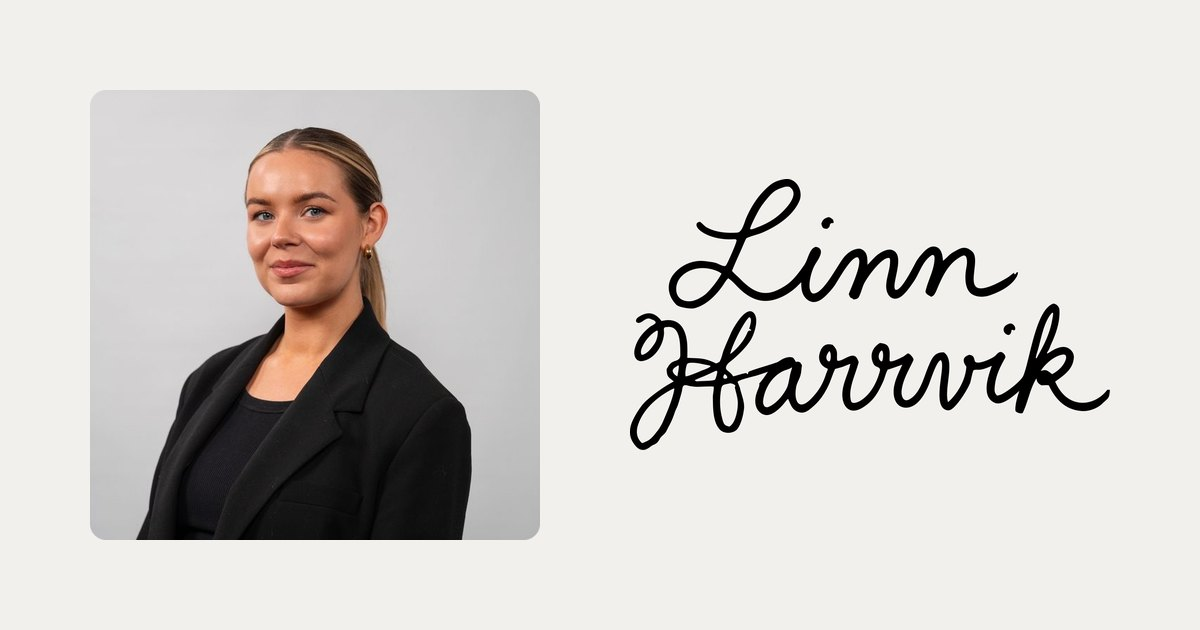
#> input picture og-image.jpg, 1200 x 630 px
$ python coverage.py ../og-image.jpg ../og-image.jpg 1.0 ../og-image.jpg
#> lines starting #> are read from the running program, lines starting #| are printed output that depends on the picture
"""Check that pen strokes (with a given mask radius) cover every ink pixel.
usage: coverage.py <render.png> <pen.json> <radius> <out.png>"""
import json, math, sys
from PIL import Image, ImageDraw
src, pen_path, R, out = sys.argv[1], sys.argv[2], float(sys.argv[3]), sys.argv[4]
im = Image.open(src).convert("L"); W, H = im.size
#> after `im = Image.open(src).convert('L')`:
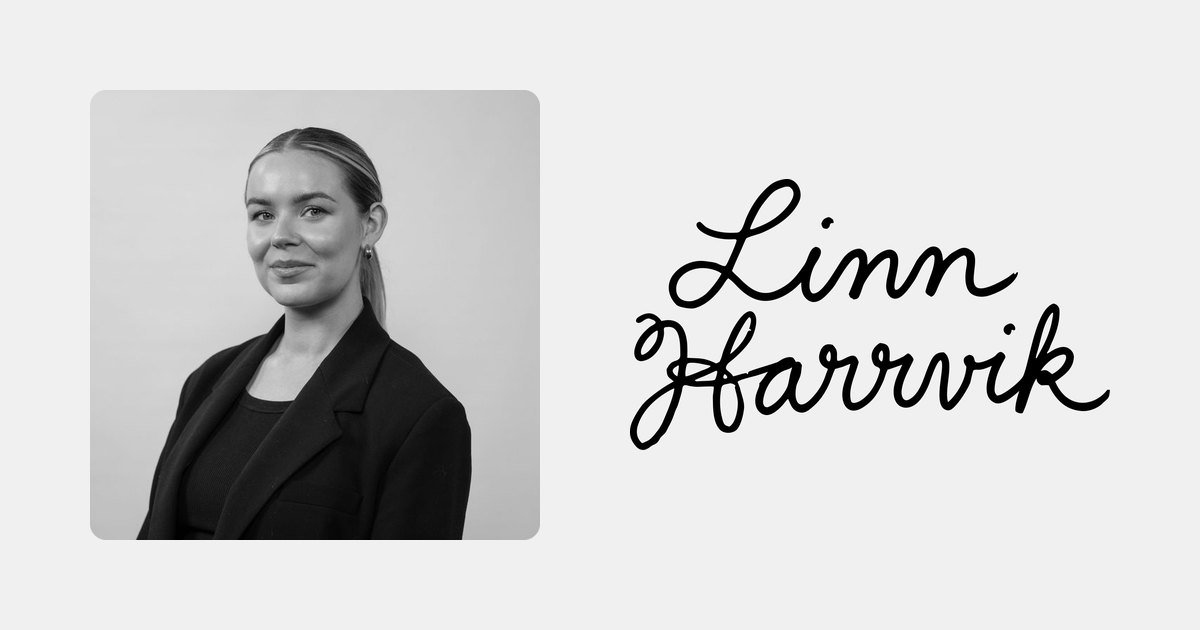
#> im: PIL image 1200x630 L; min 0, max 255, mean 208.4
#> after `W, H = im.size`: W = 1200; H = 630
#> (the run stopped early here; a loop or call above may not have finished)
